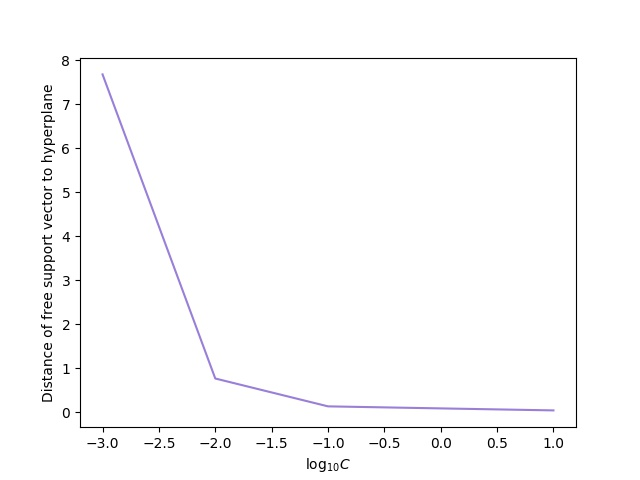

Python code for this plot:
from sklearn import svm
import numpy as np
import matplotlib.pyplot as plt
import matplotlib
matplotlib.use('Agg')
import math

def rbf_kernel(x1, x2, gamma):
    return np.exp(- gamma * np.square(x1 - x2).sum())

target_number = 0

# convert data
f = open('features.train', 'r')
lines = f.readlines()

# if y is target_number, y = 1, else -1
all_data = np.array([ [ int(line.split()[0][0]), *map(float, line.split()[1:]) ] for line in lines ])
train_y = np.where(all_data[:,0] == target_number, 1, -1)
train_x = all_data[:,1:]

# test_data = np.array([ [ int(line.split()[0][0]), *map(float, line.split()[1:]) ] for line in lines ])
# test_y = np.where(test_data[:,0] == target_number, 1, -1)
# test_x = test_data[:,1:]

# print(train_y, train_x)
# print(f'{len(train_y)}, {len(train_x)}')
# print(train_y, train_x)
C_list = [-3, -2, -1, 0, 1]
gamma = 80
# all_w = []
# all_Ein = []
all_distance = []
# n_support_vectors = []
for C in C_list:
    classifier = svm.SVC(kernel = 'rbf', gamma = gamma, C = 10 ** C)
    classifier.fit(train_x, train_y)
    print(f'*************** log_10 C is {C} ****************')
    # print(f'support vectors are: {classifier.support_vectors_}\ncoefficients are: {classifier.dual_coef_}\nsupport vectors\'s indices are {classifier.support_}\n')
    X = train_x[classifier.support_]
    N = len(X)
    print(f'N = {N}')
    alpha_y = classifier.dual_coef_[0] * train_y[classifier.support_]
    K = np.array([ [ np.square(X[i] - X[j]).sum() for j in range(N) ] for i in range(N) ])
    K = np.exp(- gamma * K)
    Y = classifier.dual_coef_[0]
    w_square = Y.dot(K).dot(Y.T)
    w_norm = np.sqrt(w_square)
    print('start of exp:')
    # experiment : take the first support to calculate SUM(alpha * y * K(x, x')) + b
    g_svm = classifier.intercept_[0]
    print(f'the type of g_svm is {type(g_svm)}, and g_svm is {g_svm}')
    # for i in range(N):
    #     g_svm = g_svm + classifier.dual_coef_[0][i] * rbf_kernel(X[i], X[0], gamma)
    g_svm = 1
    print(f'wx + b = {g_svm}')
    print(f'w.norm() = {w_norm}')
    all_distance.append(np.absolute(g_svm) / w_norm)
    print(f'distance = {np.absolute(g_svm) / w_norm}')
    # w = classifier.coef_
    # all_w.append(np.linalg.norm(w))
    # n_support_vectors.append(classifier.n_support_)


plt.plot(C_list, all_distance, color = '#997FD7')
plt.xlabel('$\log_{10} C$')
plt.ylabel('Distance of free support vector to hyperplane')
plt.savefig('14.jpg')
f.close()
